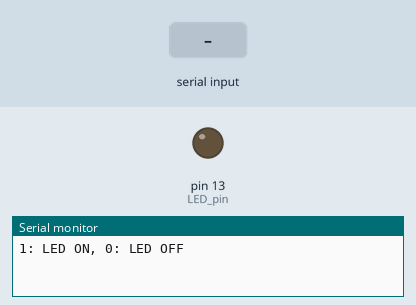
Recording of a sketch running on a simulated Arduino Uno, built with avr-gcc and run on an emulated ATmega328P. On the bench: output pins drawn as LEDs (lit = HIGH), the last lines printed to the serial monitor. The inputs (shaded band) are chosen by the test bench.

Above: at 1.2 s.
1.3 s: "1" received over Serial
At 1.8 s:
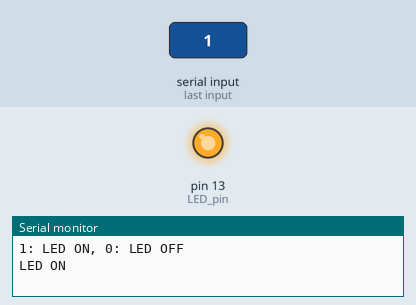
2.8 s: "0" received over Serial
At 4.1 s:
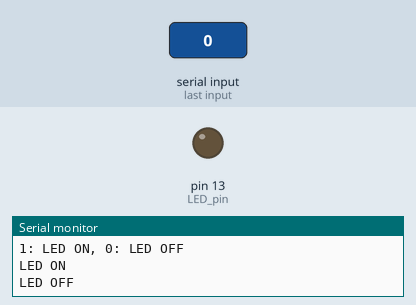
Timing chart, 0 to 5.8 s (numbered marks = the images above; inputs shaded):
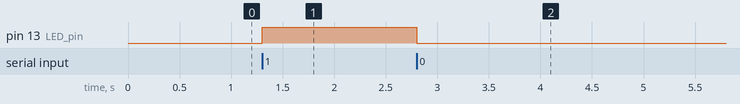

The sketch:

serial_monitor_2022-07-18.ino
```cpp
/* 시리얼 모니터로 아두이노 보드의 LED를 ON/OFF한다.
 *
 *  2022.07.20
 *  박영기
 */

int LED_pin = 13; // 출력할 핀의 이름은 LED_pin이라 하고, 13번 핀으로 지정한다.
char on_off; // 읽어들인 문자를 보관하는 변수

void setup()
{
  Serial.begin(9600); // 시리얼 통신을 시작한다.
  pinMode(LED_pin, OUTPUT); // LED_pin을 출력으로 지정한다.
  digitalWrite(LED_pin, LOW); // LED_pin에 0V를 보낸다.
  Serial.println("1: LED ON, 0: LED OFF"); // 시리얼 모니터에 "1: LED ON, 0: LED OFF"를 출력한다.
}

void loop()
{
  if (Serial.available()) // 시리얼 모니터로 읽은 문자가 있으면
  {
    on_off = Serial.read(); // 시리얼 모니터로 읽은 문자를 on_off에 저장한다.

    switch(on_off) // on_off의 값에 따라 해당되는 case문을 실행한다.
    {

      case '1': // on_off에 저장된 문자가 '1'인 경우
        digitalWrite(LED_pin, HIGH); // LED_pin에 5V를 보낸다.
        Serial.println("LED ON"); // 시리얼 모니터에 "LED ON"을 출력한다.
        break; // 이 경우를 끝낸다.

      case '0': // on_off에 저장된 문자가 '0'인 경우
        digitalWrite(LED_pin, LOW); // LED_pin에 0V를 보낸다.
        Serial.println("LED OFF"); // 시리얼 모니터에 "LED OFF"을 출력한다.
        break; // 이 경우를 끝낸다.

      default: // 위 경우가 아닌 경우
        Serial.println("잘못 입력했습니다."); // 시리얼 모니터에 "잘못 입력했습니다."를 출력한다.
        break; // 이 경우를 끝낸다.
    }
  }
}
```

Measured:
- after the input at 1.3 s, pin 13 (LED_pin): LOW → HIGH at once
- after the input at 2.8 s, pin 13 (LED_pin): HIGH → LOW at once
